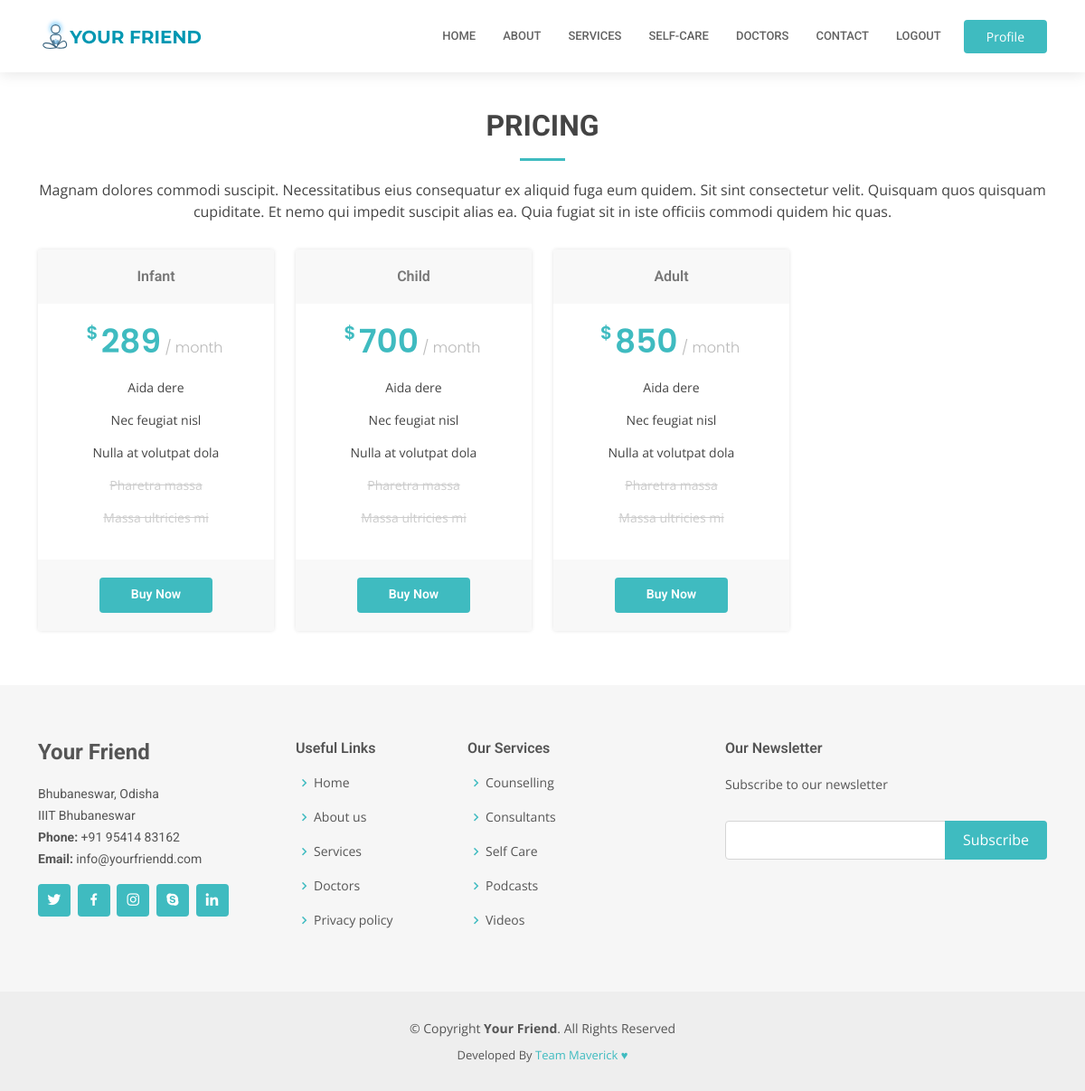
The app's page /auth/selectsubscription/ (signed in) with its own data.
### accounts/models.py (models this page shows, shortened)
class Subscription_Packs(models.Model):
    id = models.AutoField(primary_key=True)
    name = models.CharField(max_length = 200,unique=True)
    period = models.PositiveIntegerField()
    amount = models.PositiveIntegerField()
    benefits = models.TextField()
    photo = models.ImageField(upload_to = 'media', default = 'one.jpg')
    class Meta:
        verbose_name_plural = "Subscription Packs"

### accounts/views.py (the view)
# urls.py: path('selectsubscription/', views.selectsubscription, name= "selectsubscription"),
@login_required
def selectsubscription(request):
    subscription = Subscription_Packs.objects.all()
    context = {'subscription': subscription}
    return render(request, 'subscriptions.html', context)

### templates/subscriptions.html (shortened to what this page needs)
{% extends 'base.html' %}
{% load static %}
{% block body %}
<section id="pricing" class="pricing">
  <div class="container" data-aos="fade-up">
    <div class="section-title">
      <h2>Pricing</h2>
      <p>Magnam dolores commodi suscipit. Necessitatibus eius consequatur ex aliquid fuga eum quidem. Sit sint consectetur velit. Quisquam quos quisquam cupiditate. Et nemo qui impedit suscipit alias ea. Quia fugiat sit in iste officiis commodi quidem hic quas.</p>
    </div>
    <div class="row">
        {% for i in subscription %}
      <div class="col-lg-3 col-md-6">
        <div class="box" data-aos="fade-up" data-aos-delay="100">
          <h3>{{i.name}}</h3>
        <h4><sup>$</sup>{{i.amount}}<span> / month</span></h4>
          <ul>
            <li>Aida dere</li>
            <li>Nec feugiat nisl</li>
            <li>Nulla at volutpat dola</li>
            <li class="na">Pharetra massa</li>
            <li class="na">Massa ultricies mi</li>
          </ul>
          <div class="btn-wrap">
            <a href="/auth/selectsubscription/{{i.pk}}" class="btn-buy">Buy Now</a>
          </div>
        </div>
    </div>
    {% endfor %}
    </div>
  </div>
</section>
{% endblock %}

### static/css/style.css (style rules this page uses)
body { font-family: "Open Sans", sans-serif; color: #444444; }
a { color: #3fbbc0; text-decoration: none; }
h1, h2, h3, h4, h5, h6 { font-family: "Roboto", sans-serif; }
section { padding: 60px 0; overflow: hidden; }
.section-title { margin-top: 60px; text-align: center; padding-bottom: 30px; }
.section-title h2 { font-size: 32px; font-weight: bold; text-transform: uppercase; margin-bottom: 20px; padding-bottom: 20px; position: relative; }
.section-title h2::after { content: ""; position: absolute; display: block; width: 50px; height: 3px; background: #3fbbc0; bottom: 0; left: calc(50% - 25px); }
.section-title p { margin-bottom: 0; }
.pricing .box { padding: 20px; background: #fff; text-align: center; box-shadow: 0px 0px 4px rgba(0, 0, 0, 0.12); border-radius: 4px; position: relative; overflow: hidden; }
.pricing h3 { font-weight: 400; margin: -20px -20px 20px -20px; padding: 20px 15px; font-size: 16px; font-weight: 600; color: #777777; background: #f8f8f8; }
.pricing h4 { font-size: 36px; color: #3fbbc0; font-weight: 600; font-family: "Poppins", sans-serif; margin-bottom: 20px; }
.pricing h4 sup { font-size: 20px; top: -15px; left: -3px; }
.pricing h4 span { color: #bababa; font-size: 16px; font-weight: 300; }
.pricing ul { padding: 0; list-style: none; color: #444444; text-align: center; line-height: 20px; font-size: 14px; }
.pricing ul li { padding-bottom: 16px; }
.pricing ul .na { color: #ccc; text-decoration: line-through; }
.pricing .btn-wrap { margin: 20px -20px -20px -20px; padding: 20px 15px; background: #f8f8f8; text-align: center; }
.pricing .btn-buy { background: #3fbbc0; display: inline-block; padding: 8px 35px 10px 35px; border-radius: 4px; color: #fff; transition: none; font-size: 14px; font-weight: 400; font-family: "Roboto", sans-serif; font-weight: 600; transition: 0.3s; }

### records on screen
Subscription_Packs: name "Infant", amount "289"
Subscription_Packs: name "Child", amount "700"
Subscription_Packs: name "Adult", amount "850"
